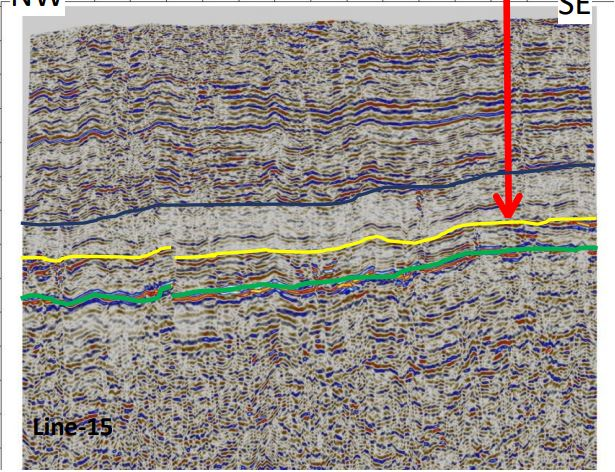
#> input picture pick.jpg, 615 x 472 px
$ python picking.py
#> lines starting #> are read from the running program, lines starting #| are printed output that depends on the picture
### saied_point_collector/_collector.py

__all__ = [
    "collector",
]
from numbers import Integral

import numpy as np
from matplotlib.backend_bases import MouseButton
from matplotlib.cbook import CallbackRegistry


class collector:
    def __init__(
        self,
        ax,
        classes,
        init_class=None,
        markers=None,
        marker_size=10,
        marker_width=2,
        colors=None,
        legend_bbox=(1.04, 1),
        legend_loc="upper left",
        pick_dist=10,
        **line_kwargs,
    ):
        """
        Parameters
        ----------
        ax : matplotlib axis
        classes : int or list
        init_class : int, or str, optional
            The initial class to use, otherwise will be the first
            class in *classes*
        markers : list
            The marker styles to use.
        colors : list
        legend_bbox : tuple
            bbox to use for the legend
        legend_loc : str or int
            loc to use for the legend
        pick_dist : int
            Picker distance for legend
        """
#> called with marker_size = 10, marker_width = 2, legend_bbox = (1.04, 1), legend_loc = 'upper left', pick_dist = 10
        if isinstance(classes, Integral):
            self._classes = list(range(classes))
        else:
            self._classes = classes

        if init_class is None:
            self._current_class = self._classes[0]
        else:
            if init_class not in self._classes:
                raise ValueError(
                    f"init_class must be a valid class. Got {init_class} "
                    f"while valid classes are {self._classes}"
                )
            self._current_class = init_class

        if colors is None:
            colors = [None] * len(self._classes)
        if markers is None:
            markers = ["o"] * len(self._classes)

        self.ax = ax
        self._lines = {}
        linestyle = line_kwargs.pop("linestyle", "")
        for i, c in enumerate(self._classes):
            (self._lines[c],) = self.ax.plot(
                [],
                [],
                color=colors[i],
                marker=markers[i],
                markersize = marker_size,
                mew=marker_width,
                label=c,
                linestyle=linestyle,
                **line_kwargs,
            )
        self._leg = self.ax.legend(bbox_to_anchor=legend_bbox, loc=legend_loc)
        self._leg_artists = {}
        self._class_leg_artists = {}
        for legline, legtext, klass in zip(
            self._leg.get_lines(), self._leg.get_texts(), self._classes
        ):
            legline.set_picker(pick_dist)
            legtext.set_picker(pick_dist)
            self._leg_artists[legtext] = klass
            self._leg_artists[legline] = klass
            try:
                # mpl < 3.5
                self._class_leg_artists[klass] = (legline, legline._legmarker, legtext)
            except AttributeError:
                self._class_leg_artists[klass] = (legline, legtext)

        self._fig = self.ax.figure
        self._fig.canvas.mpl_connect("button_press_event", self._clicked)
        self._fig.canvas.mpl_connect("pick_event", self._on_pick)
        self._points = {c: [] for c in self._classes}
        self._update_legend_alpha()
        self._observers = CallbackRegistry()

    def get_points(self):
        return {k: np.asarray(v) for k, v in self._points.items()}

    # [22 lines left out: functions set_points, _on_pick, not called in this run]

    def _update_legend_alpha(self):
        for c in self._classes:
            alpha = 1 if c == self._current_class else 0.2
            for a in self._class_leg_artists[c]:
                a.set_alpha(alpha)
        self._fig.canvas.draw()

    # [50 lines left out: functions _has_cbs, _clicked, _update_points, not called in this run]

    def on_point_added(self, func):

        return self._observers.connect('point-added', lambda *args: func(*args))

    def on_point_removed(self, func):

        return self._observers.connect('point-removed', lambda *args: func(*args))

    def on_class_changed(self, func):

        self._observers.connect('class-changed', lambda klass: func(klass))

    def on_points_set(self, func):

        return self._observers.connect('pos-set', lambda pos_dict: func(pos_dict))

### picking.py
from matplotlib import markers
import matplotlib.pyplot as plt
import matplotlib.image as mpimg
from pyrsistent import v
from saied_point_collector._collector import collector

fig, ax = plt.subplots()

lines = [
    '1407', '1306', '1205', '1105',
    '1004', '900', '802', '703',
    '604', '504', '405', '303', '206'
]
markers = [
    'x', 'x', 'x', 'x', 'x', 'x',
    'x', 'x', 'x', 'x', 'x', 'x','x'
]
markers_colors = [
    'red', 'tab:blue', 'green', 'c', 'm',
    'tab:orange', 'tab:purple', 'w', 'k', 'y',
    'yellow', 'tab:brown', 'tab:pink',
]


collector = collector(ax, classes=lines, markers=markers, colors=markers_colors)

img = mpimg.imread('pick.jpg')
#> img is the input picture: shape (472, 615, 3); mean R, G, B 152, 145.7, 140.3
imgplot = ax.imshow(img, aspect="auto",  extent=[1500,0,3500,0])


plt.axvline(x=1407)
plt.axvline(x=1306)
plt.axvline(x=1205)
plt.axvline(x=1105)
plt.axvline(x=1004)
plt.axvline(x=900)
plt.axvline(x=802)
plt.axvline(x=703)
plt.axvline(x=604)
plt.axvline(x=504)
plt.axvline(x=405)
plt.axvline(x=303)
plt.axvline(x=206)


plt.show()
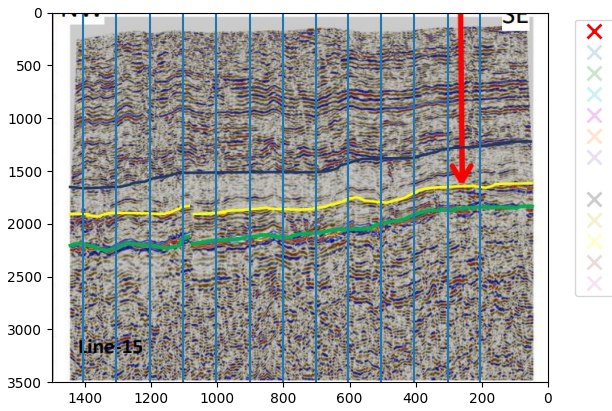
#> figure drawn by matplotlib, 1 panel

print(collector.get_points())
